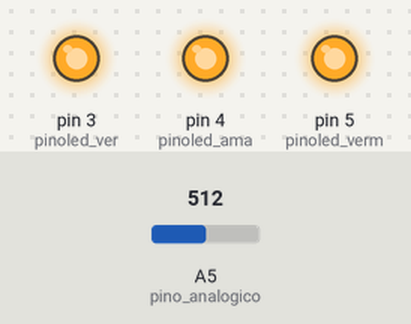
Simulated run of this sketch. Board: Arduino Uno, built with avr-gcc and run on an emulated ATmega328P. Parts: output pins drawn as LEDs (lit = HIGH). The test bench sets the inputs (shaded band); at power-on: A5 (pino_analogico) = 512. What the sketch prints to the serial monitor is not drawn.

Above: at 1.2 s.
1.3 s: A5 (pino_analogico) set to 70
At 1.78 s:
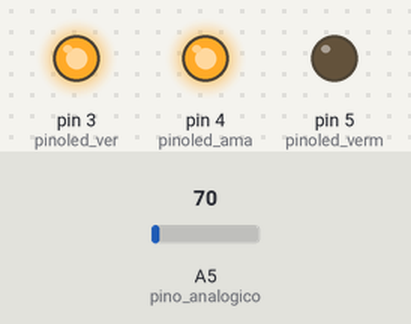
4.3 s: A5 (pino_analogico) set to 30
At 4.8 s:
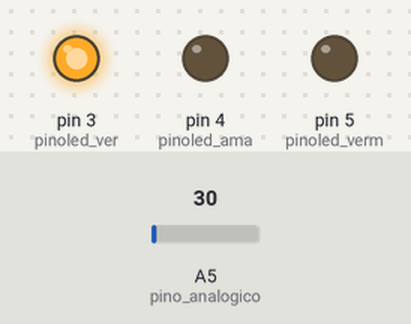
7.3 s: A5 (pino_analogico) set to 50
At 7.82 s:
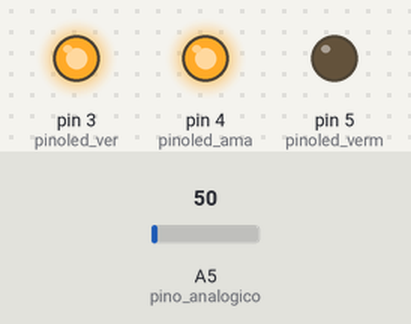
10.3 s: A5 (pino_analogico) set to 90
At 10.79 s:
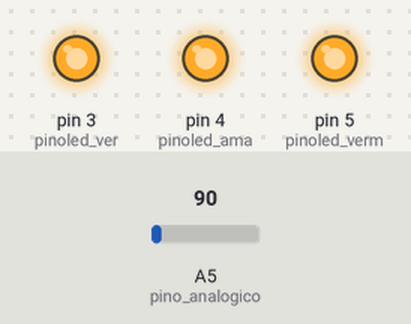
Timing chart, 0 to 13.3 s (numbered marks = the images above; inputs shaded):
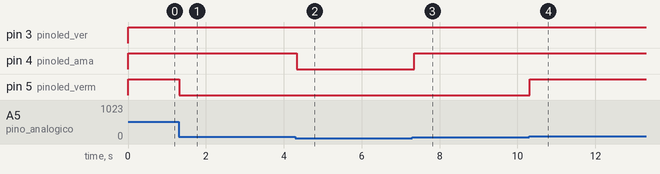

Measured:
- after the input at 1.3 s, pin 5 (pinoled_verm): HIGH → LOW at once
- after the input at 4.3 s, pin 4 (pinoled_ama): HIGH → LOW at once
- after the input at 7.3 s, pin 4 (pinoled_ama): LOW → HIGH after 0.05 s
- after the input at 10.3 s, pin 5 (pinoled_verm): LOW → HIGH at once

The sketch:

medidor-intensidade-som.ino
```cpp
/*
 * Projeto Medidor de Intensidade Sonora
 * Desenvolvido para a disciplina de Eletrônica - USP São Carlos
 * Baseado no site Arduino & Cia: https://www.arduinoecia.com.br/sensor-de-som-ky-038-microfone-arduino/
 */

//Define os pinos
int pinoled_ver = 3;
int pinoled_ama = 4;
int pinoled_verm = 5;
int pino_analogico = A5;

int valor_A0 = 0;

void setup()
{
  Serial.begin(9600);
  //Inicializa os pinos
  pinMode(pinoled_ver, OUTPUT);
  pinMode(pinoled_ama, OUTPUT);
  pinMode(pinoled_verm, OUTPUT);
  pinMode(pino_analogico, INPUT);
}
void loop()
{
  valor_A0 = analogRead(pino_analogico);

  //Imprime o valor captado pelo sensor
  Serial.print("Saida A0: ");
  Serial.print(valor_A0);

  //Intesidade baixa
  if (valor_A0 > 20 && valor_A0 < 40)
  {
    //Apenas LED verde ligado
    digitalWrite(pinoled_ver, HIGH);
    digitalWrite(pinoled_ama, LOW);
    digitalWrite(pinoled_verm, LOW);
  }
  //Intensidade média
  if (valor_A0 > 40 && valor_A0 < 80)
  {
    //LEDs verde e amarelo ligados
    digitalWrite(pinoled_ver, HIGH);
    digitalWrite(pinoled_ama, HIGH);
    digitalWrite(pinoled_verm, LOW);
  }
  //Intensidade alta
  if (valor_A0 > 80)
  {
    //LEDs verde, amarelo e vermelho ligados
    digitalWrite(pinoled_ver, HIGH);
    digitalWrite(pinoled_ama, HIGH);
    digitalWrite(pinoled_verm, HIGH);
  }
  delay(50);

  //Apaga todos os LEDs
  digitalWrite(pinoled_ver, LOW);
  digitalWrite(pinoled_ama, LOW);
  digitalWrite(pinoled_verm, LOW);
}
```
